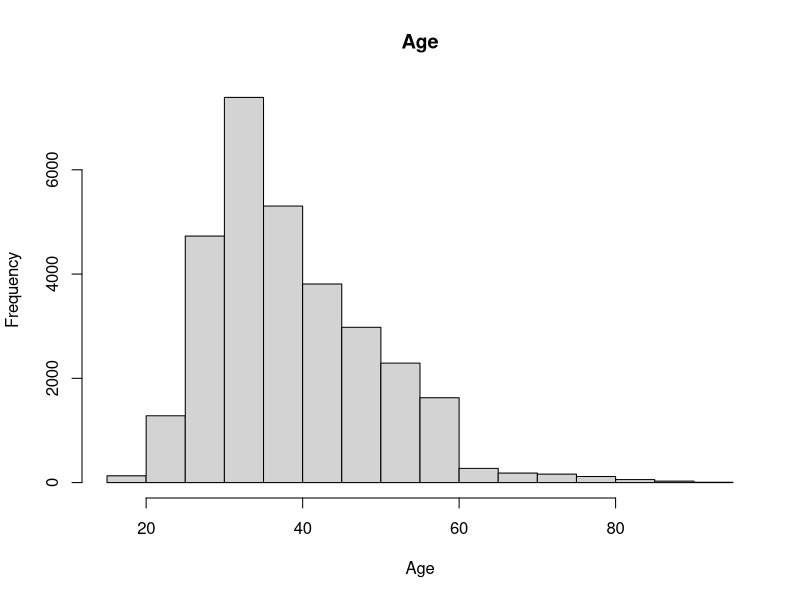
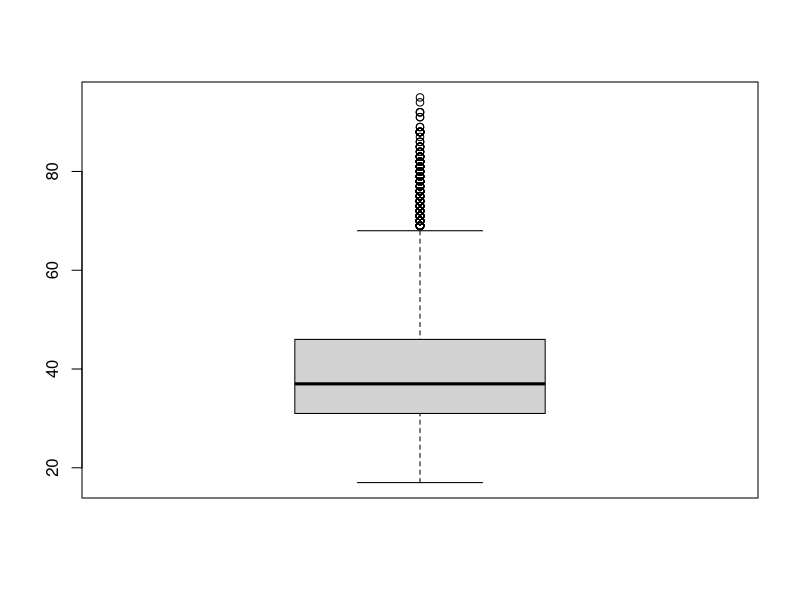
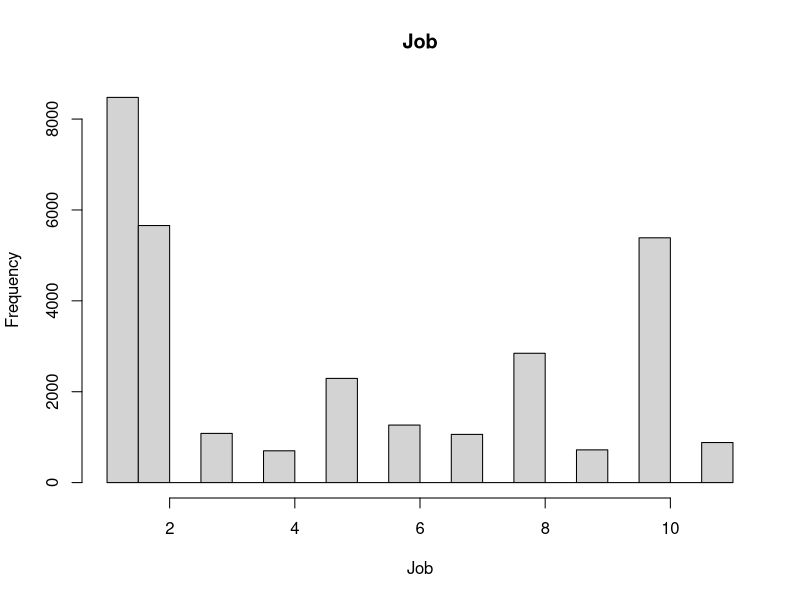
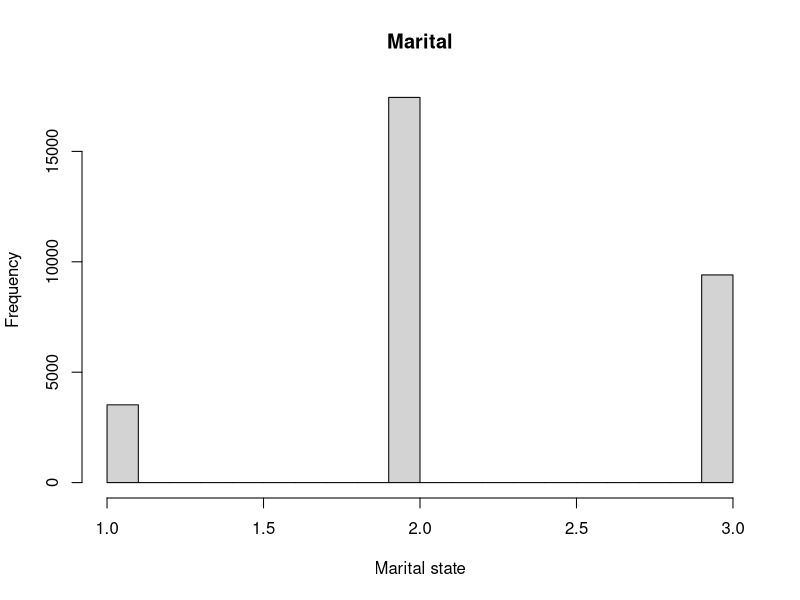
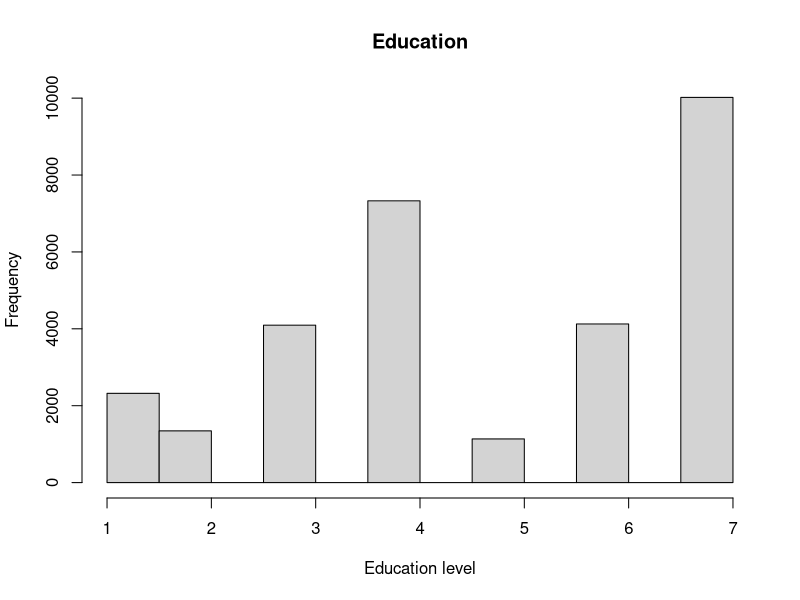
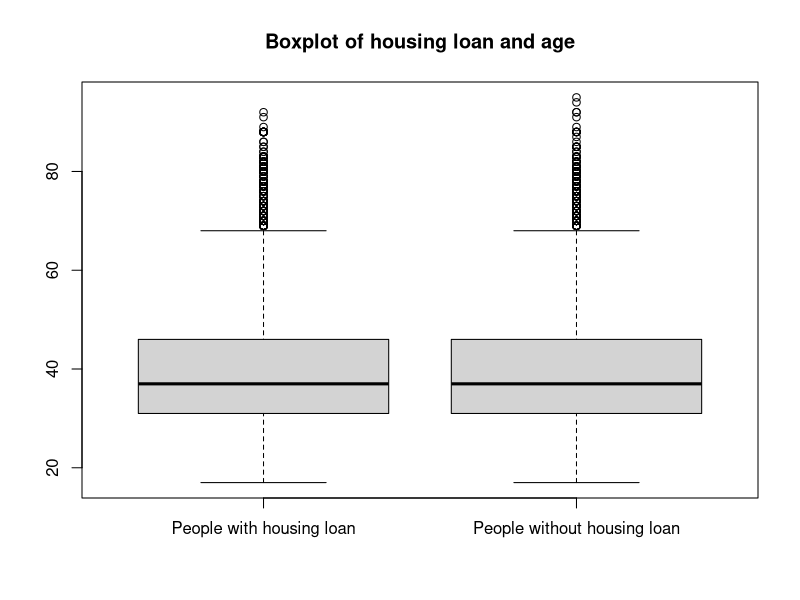
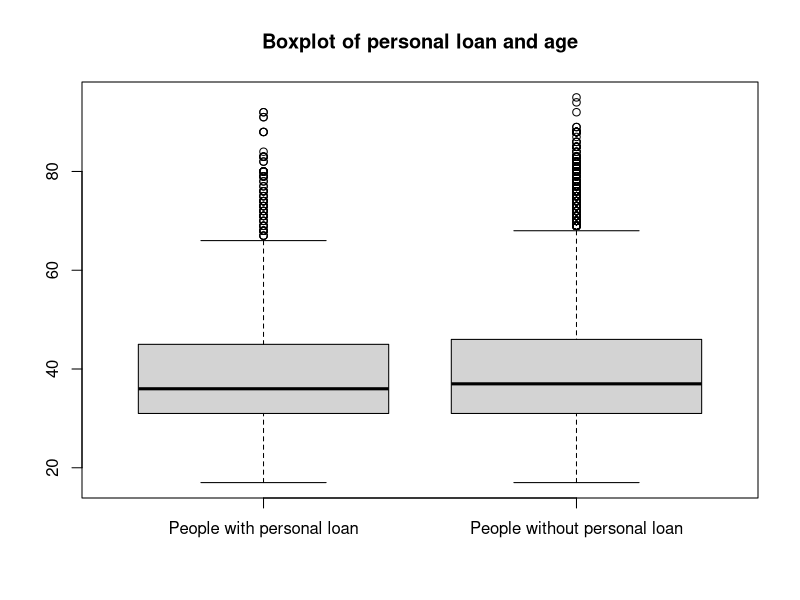
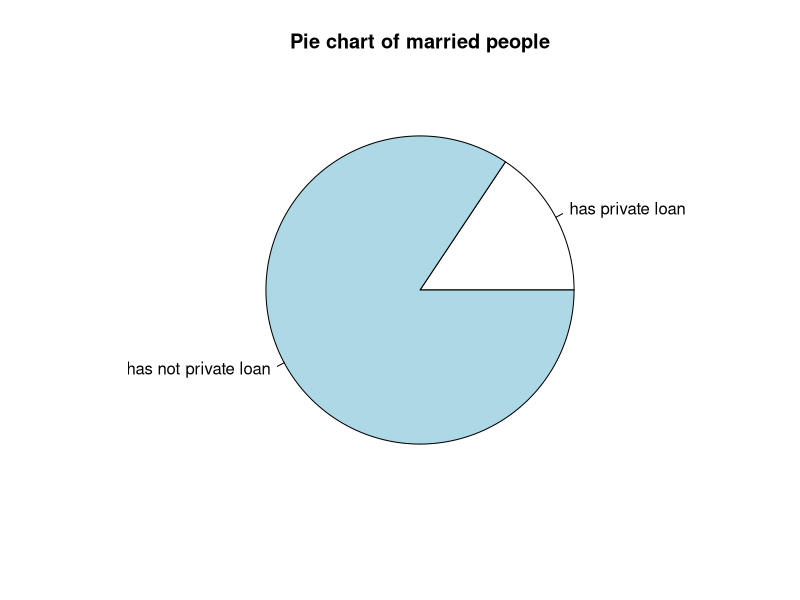

Write R code to recreate these figures, in order.
## ---- chunk 1
knitr::opts_chunk$set(echo = TRUE) 
## ---- chunk 2
library(dplyr)

## ---- chunk 3
BankData = read.csv("../arrangedData.csv")
dim(BankData)
## ---- chunk 4
names(BankData)
## ---- chunk 5
hist(BankData$age,main='Age', xlab='Age', ylab='Frequency')

## ---- chunk 6
boxplot(BankData$age)
## ---- chunk 7
hist(BankData$job,main='Job', xlab='Job', ylab='Frequency')

## ---- chunk 8
hist(BankData$marital,main='Marital', xlab='Marital state', ylab='Frequency', binwidth=12)

## ---- chunk 9
hist(BankData$education,main='Education', xlab='Education level', ylab='Frequency')

## ---- chunk 10
#View(BankData)

people_with_housing = BankData[which(BankData$housing == 1),]
people_without_housing = BankData[which(BankData$housing == 0),]
people_with_loan = BankData[which(BankData$loan == 1),]
people_without_loan = BankData[which(BankData$loan == 0),]
people_with_credit = BankData[which(BankData$default == 1),]
people_without_credit = BankData[which(BankData$default == 0),]
## ---- chunk 11
young = BankData[which(BankData$age <= 25),]
middle = BankData[which(BankData$age > 25 & BankData$age <= 45),]
old = BankData[which(BankData$age > 45),]
## ---- chunk 12
cat('Prosječni postotak mladih ljudi koji imaju stambeni kredit ', mean(young$housing) * 100, '\n')
cat('Prosječni postotak srednje starih ljudi koji imaju stambeni kredit ', mean(middle$housing) * 100, '\n')
cat('Prosječni postotak starijih ljudi koji imaju stambeni kredit ', mean(old$housing) * 100, '\n')
## ---- chunk 13
boxplot(people_with_housing$age, people_without_housing$age,
        names = c('People with housing loan','People without housing loan'),
        main = 'Boxplot of housing loan and age')
## ---- chunk 14
cat('Prosječni postotak mladih ljudi koji imaju privatni kredit ', mean(young$loan) * 100, '\n')
cat('Prosječni postotak srednje starih ljudi koji imaju privatni kredit ', mean(middle$loan) * 100, '\n')
cat('Prosječni postotak starijih ljudi koji imaju privatni kredit ', mean(old$loan) * 100, '\n')
## ---- chunk 15
boxplot(people_with_loan$age, people_without_loan$age,
        names = c('People with personal loan','People without personal loan'),
        main = 'Boxplot of personal loan and age')
## ---- chunk 16
married_people = BankData[which(BankData$marital == 2),]
divorced_and_single_people = BankData[which(BankData$marital == 1 | BankData$marital == 3),]
#single_people = BankData[which(BankData$marital == 3),]
## ---- chunk 17
cat('Prosjek oženjenih ljudi koji imaju privatni kredit ', mean(married_people$loan) * 100, '\n')
cat('Prosjek neoženjenih ljudi koji imaju privatni kredit ', mean(divorced_and_single_people$loan) * 100, '\n')
## ---- chunk 18
x <- c(15.66, 84.44)
labels <- c("has private loan", "has not private loan")

pie(x, labels, main = "Pie chart of married people")
## ---- chunk 19
cat('Prosjek oženjenih ljudi koji imaju stambeni kredit ', mean(married_people$housing) * 100, '\n')
cat('Prosjek neoženjenih ljudi koji imaju stambeni kredit ', mean(divorced_and_single_people$housing) * 100, '\n')
## ---- chunk 20
x <- c(53.64, 46.36)
labels <- c("has housing loan", "has not housing loan")

pie(x, labels, main = "Pie chart of married people")
## ---- chunk 21
primary_school = BankData[which(BankData$education == 1 | BankData$education == 2 | BankData$education == 3),]
high_school = BankData[which(BankData$education == 4),]
university = BankData[which(BankData$education == 7),]
illiterate = BankData[which(BankData$education == 5),]
## ---- chunk 22
cat('Prosjek ljudi sa završenom samo osnovnom školom koji imaju privatni kredit ', mean(primary_school$loan) * 100, '\n')
cat('Prosjek ljudi sa završenom srednjom školom koji imaju privatni kredit ', mean(high_school$loan) * 100, '\n')
cat('Prosjek ljudi sa završenim fakulteteom koji imaju privatni kredit ', mean(university$loan) * 100, '\n')
cat('Prosjek nepismenih ljudi koji imaju privatni kredit ', mean(illiterate$loan) * 100, '\n')
## ---- chunk 23
mean = mean(15.15073, 15.51371 , 16.13934, 14.7007 )

x <- c(15.15073/mean, 15.51371/mean, 16.13934/mean, 14.7007/mean)
labels <- c("primary school", "high school", "university", "illiterate")

pie(x, labels, main = "Pie chart of of people having private loan")


## ---- chunk 24
cat('Prosjek ljudi sa završenom samo osnovnom školom koji imaju stambeni kredit ', mean(primary_school$housing) * 100, '\n')
cat('Prosjek ljudi sa završenom srednjom školom koji imaju stambeni kredit ', mean(high_school$housing)* 100, '\n')
cat('Prosjek ljudi sa završenim fakulteteom koji imaju stambeni kredit ', mean(university$housing)* 100, '\n')
cat('Prosjek nepismenih ljudi koji imaju stambeni kredit ', mean(illiterate$housing)* 100, '\n')
## ---- chunk 25
mean = mean(53.24659, 52.84486 , 54.83581, 52.02465 )

x <- c(53.24659/mean, 52.84486/mean, 54.83581/mean, 52.02465/mean)
labels <- c("primary school", "high school", "university", "illiterate")

pie(x, labels, main = "Pie chart of of people having housing loan")


## ---- chunk 26
subscribed = BankData[which(BankData$subscribed == 1),]
not_subscribed = BankData[which(BankData$subscribed == 0),]
## ---- chunk 27
cat('Prosjek pretplaćenih mladih ljudi ', mean(young$subscribed) * 100, '\n')
cat('Prosjek pretplaćenih srednje starih ljudi ', mean(middle$subscribed) * 100, '\n')
cat('Prosjek pretplaćenih starijih ljudi ', mean(old$subscribed) * 100, '\n')
## ---- chunk 28
mean = mean(23.22946, 11.93425, 16.03468)

x <- c(23.22946/mean, 11.93425/mean, 16.03468/mean)

labels <- c("younger", "middle aged", "older")

pie(x, labels, main = "Pie chart of subscribed people")
## ---- chunk 29
cat('Prosječno pretplaćenih ljudi sa završenom osnovnom školom ', mean(primary_school$subscribed) * 100, '\n')
cat('Prosječno pretplaćenih ljudi sa završenom srednjom školom ', mean(high_school$subscribed) * 100, '\n')
cat('Prosječno pretplaćenih ljudi sa završenim fakultetom ', mean(university$subscribed) * 100, '\n')
cat('Prosječno pretplaćenih nepismenih ljudi ', mean(illiterate$subscribed) * 100, '\n')
## ---- chunk 30

mean = mean(10.95079, 12.77118, 15.55045, 19.19014)
x <- c(10.95079/mean, 12.77118/mean, 15.55045/mean, 19.19014/mean)

labels <- c("Primary school finsihed", "High school finished", "Uni finished", "Illiterate")

pie(x, labels, main = "Pie chart of subscribed people")
## ---- chunk 31
cat('Prosjek preplaćenih ljudi koji su oženjeni ', mean(married_people$subscribed) * 100, '\n')
cat('Prosjek preplaćenih ljudi koji su neoženjeni ili rastavljeni ', mean(divorced_and_single_people$subscribed) * 100, '\n')
## ---- chunk 32
x <- c(12.43, 14.95)
labels <- c("Married", "Not married")

pie(x, labels, main = "Pie chart of subscribed people")
